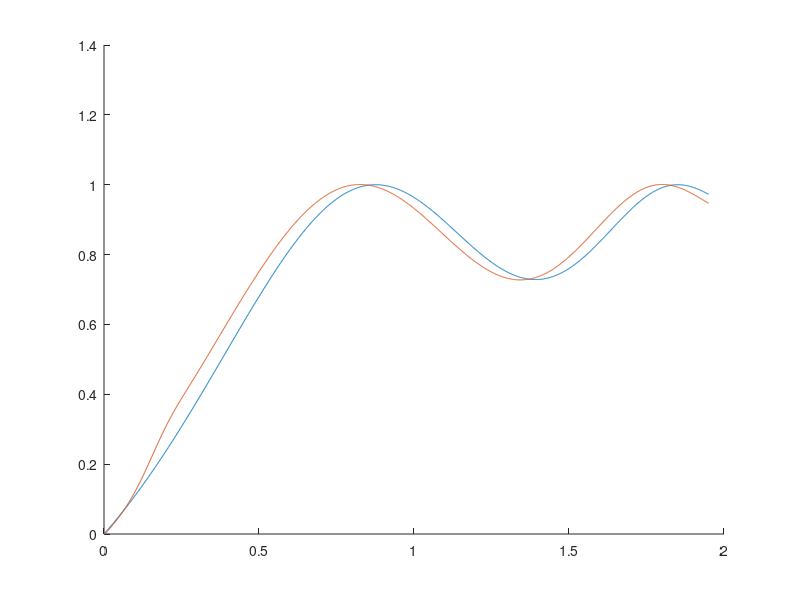
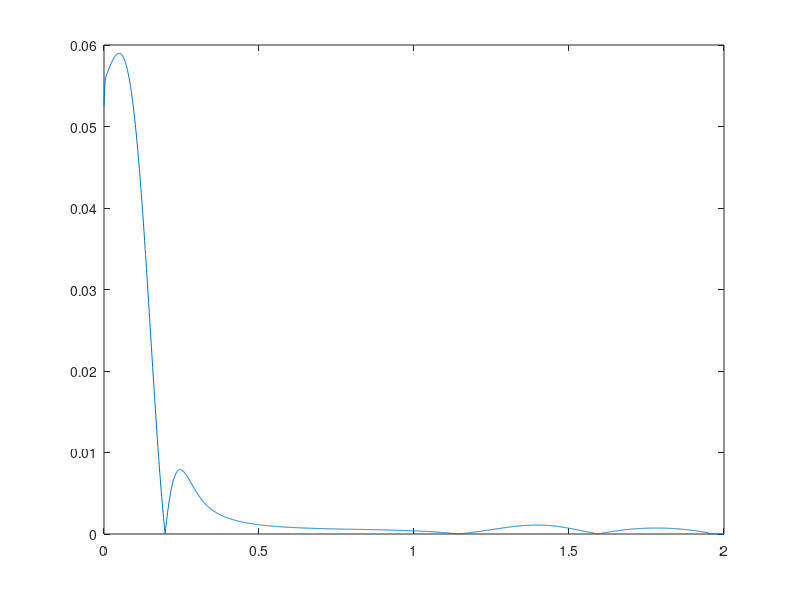
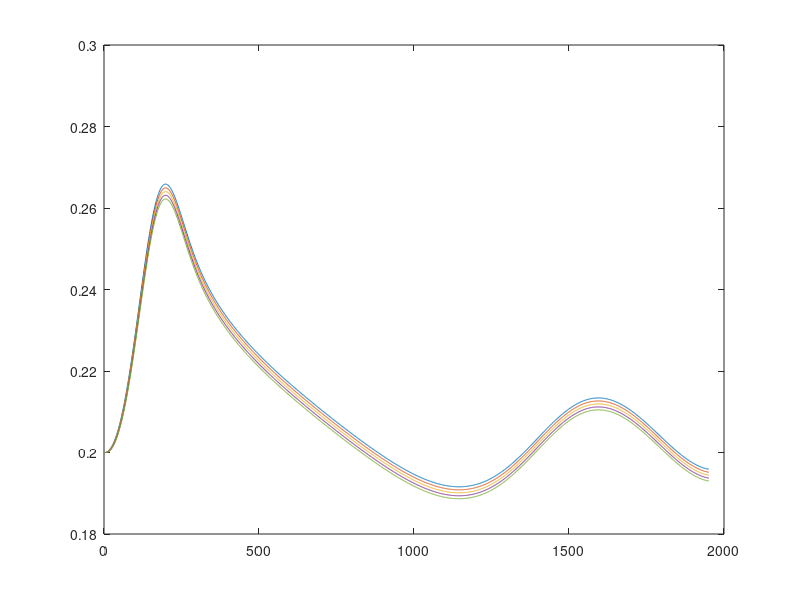
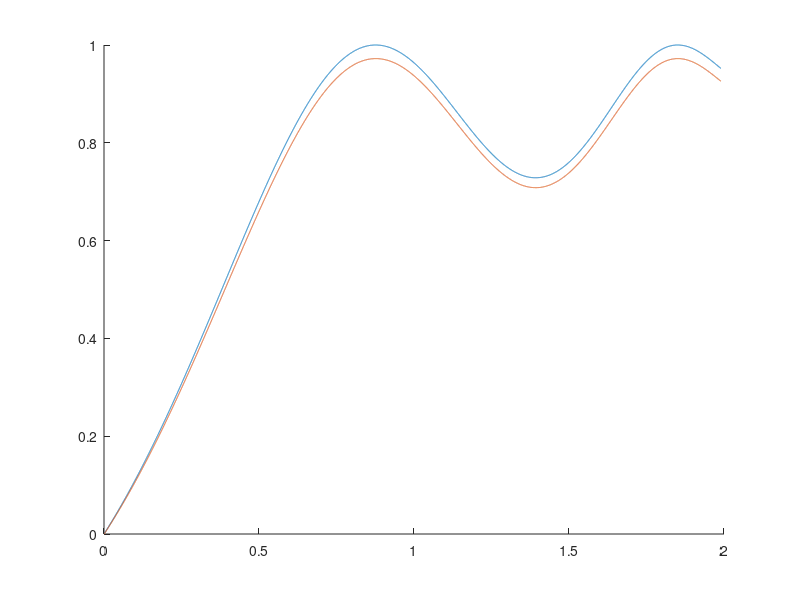

MATLAB code to generate these figures, in order:
clear
clc
t_exp=2;
ts=0.001;
Nd=5;
D=50;
n=0.1;
N=t_exp/ts+1;
k=0:ts:t_exp;
x=sin(k+sin(k.^2));
%x=sin(k.^2);

figure(1)
hold on
plot(k(1:N-D),x(1:N-D))

xd=zeros(1,Nd);

w=(1/Nd)*ones(N,Nd);

e=zeros(N,1);
v=zeros(N,1);
for i=1:(N-D)
    v(i)=w(i,:)*(xd');
    e(i)=x(i+D)-v(i);
    w(i+1,:)=w(i,:)+n*e(i)*xd;
    xd=circshift(xd, 1);
    xd(1)=x(i);
end
plot(k(1:N-D),v(1:N-D));

figure(2)
plot(k,abs(e))

figure(3)
plot(1:(N-D),w(1:(N-D),:))
%%
w=w((N-D),:);
N=t_exp/(ts/5)+1;
k=0:(ts/5):t_exp;
x=sin(k+sin(k.^2));
%x=sin(k.^2);
xd=zeros(1,Nd);
y=zeros(N-D,1);
e=zeros(N-D,1);
for i=1:(N-D)
    y(i)=w*(xd');
    e(i)=x(i+D)-y(i);
    xd=circshift(xd, [0 1]);
    xd(1)=x(i);
end
figure(4)
hold on
plot(k(1:(N-D)),x(1:(N-D)))
plot(k(1:(N-D)),y)

figure(5)
plot(k(1:(N-D)),abs(e(1:(N-D))))